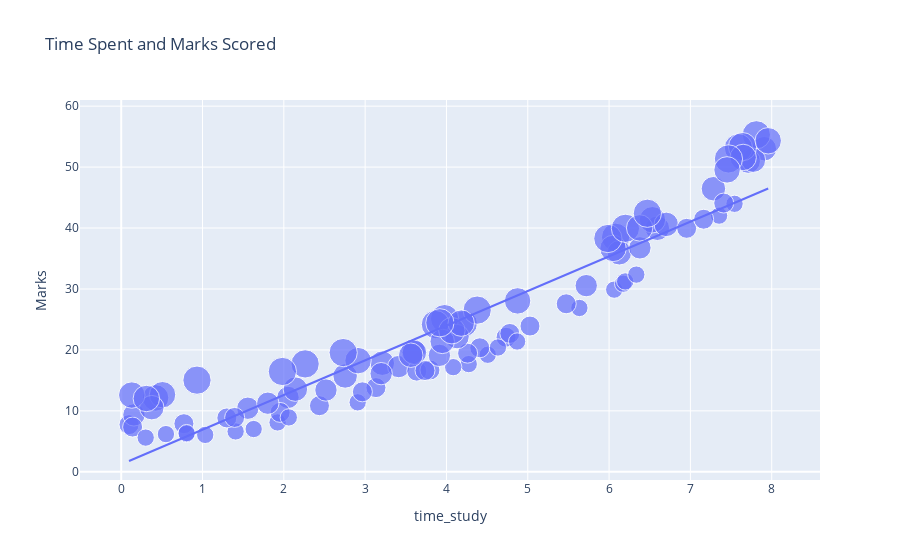

Write notebook code for a chart like this one.
### Code cell
figure = px.scatter(data_frame=data, x = "time_study", 
                    y = "Marks", size = "number_courses", 
                    title="Time Spent and Marks Scored", trendline="ols")
figure.show()
